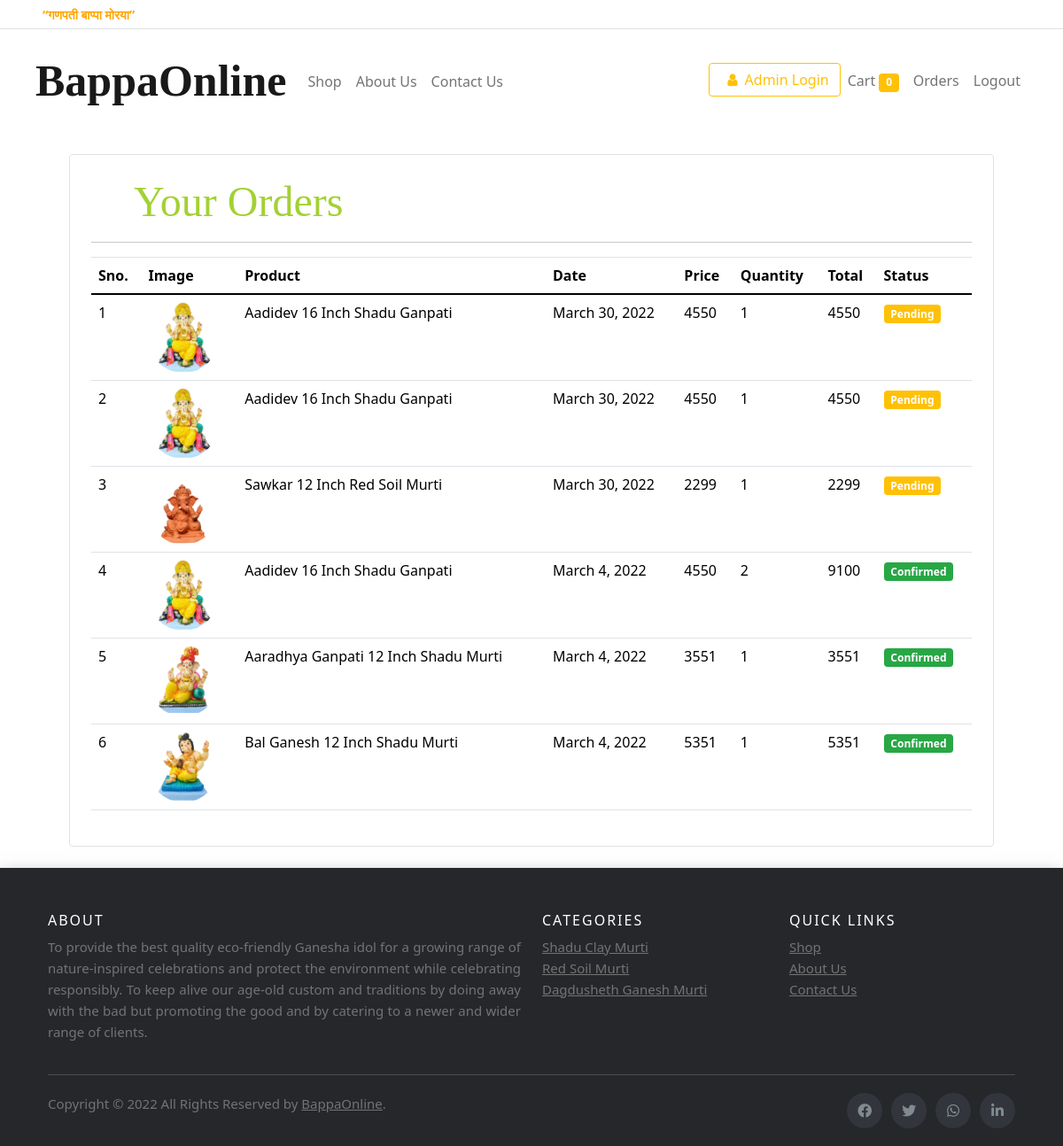
/orders/ (signed in), run on the app's committed database.
### store/models/order.py (models this page shows)
class Order(models.Model):
    product = models.ForeignKey(Product, on_delete=models.CASCADE)
    customer = models.ForeignKey(Customer, on_delete=models.CASCADE)
    quantity = models.IntegerField(default=1)
    price = models.IntegerField(default="0")
    address = models.CharField(max_length=500, default="")
    phone = models.CharField(max_length=15, default="")
    date = models.DateField(default=datetime.datetime.today)
    status = models.BooleanField(default=False)
    def __str__(self):
        return f"{self.customer} - {self.product}"
    @staticmethod
    def get_orders_by_customer(customer_id):
        return Order.objects.filter(customer=customer_id).order_by('-date')

### store/models/product.py (models this page shows, shortened)
class Product(models.Model):
    name = models.CharField(max_length=50,default="")
    size = models.ForeignKey(Size, on_delete=models.CASCADE)
    price = models.IntegerField(default=0,)
    category = models.ForeignKey(Category, on_delete=models.CASCADE)
    features = models.CharField(max_length=122,default="")
    image = models.ImageField(upload_to='uploads/products')
    def __str__(self):
        return self.name

### store/middlewares/auth.py (the view)
    def middleware(request):
        returnUrl = request.META['PATH_INFO']
        if not request.session.get('customer'):
            return redirect('Login')
        response = get_response(request)
        return response

### store/models/customer.py (called while the page is built)
    def __str__(self):
        return f"{self.first_name}  {self.last_name}"

### store/templatetags/custom_filter.py (called while the page is built)
@register.filter(name='multiply')
def multiply(number, number1):
    return number * number1

### store/views/order.py (called while the page is built)
    def get(self, request):
        customer = request.session.get('customer')
        orders = Order.get_orders_by_customer(customer)
        print(orders)
        return render(request, 'order.html', {'orders': orders})

### store/templates/order.html (shortened to what this page needs)
{% extends 'base.html' %}
{% block body %}
{%load cart%}
<div class="container">
    <div class="border rounded p-4 m-4">
        <p class="head-title display-5 pl-4 ml-4">Your Orders</p>
        <hr>
        <table class="table">
            <thead>
                <tr>
                    <th>Sno.</th>
                    <th>Image</th>
                    <th>Product</th>
                    <th>Date</th>
                    <th>Price</th>
                    <th>Quantity</th>
                    <th>Total</th>
                    <th>Status</th>
                </tr>
            </thead>
            <tbody>
                {% for order in orders %}
                <tr>
                    <td>{{forloop.counter}}</td>
                    <td><img style="height: 80px;" class="rounded-circle" src="{{order.product.image.url}}" alt=""></td>
                    <td>{{order.product.name}}</td>
                    <td>{{order.date}}</td>
                    <td>{{order.price}}</td>
                    <td>{{order.quantity}}</td>
                    <td>{{order.quantity|multiply:order.price}}</td>
                    {% if order.status %}
                    <td><small class="badge badge-success">Confirmed</small></td>
                    {%else%}
                    <td><small class="badge badge-warning">Pending</small></td>
                    {% endif %}
                </tr>
                {% endfor %}
            </tbody>
        </table>
    </div>
</div>
{% endblock%}

### store/templates/base.html (shortened to what this page needs)
<!doctype html>
<html lang="en">
<head>
    <link href="https://cdn.jsdelivr.net/npm/bootstrap@5.1.3/dist/css/bootstrap.min.css" rel="stylesheet"
>
    <link href="/docs/5.1/dist/css/bootstrap.min.css" rel="stylesheet"
>
    <link rel="stylesheet" href="https://stackpath.bootstrapcdn.com/bootstrap/4.5.0/css/bootstrap.min.css">
    <link rel="stylesheet" href="https://maxcdn.bootstrapcdn.com/font-awesome/4.7.0/css/font-awesome.min.css">
    <link rel="stylesheet" href="https://cdnjs.cloudflare.com/ajax/libs/font-awesome/5.15.1/css/all.min.css"
/>
    <link rel="stylesheet" href="https://stackpath.bootstrapcdn.com/font-awesome/4.7.0/css/font-awesome.min.css">
    <link rel="stylesheet" href="https://stackpath.bootstrapcdn.com/font-awesome/4.7.0/css/font-awesome.min.css">
    <link href="https://cdn.jsdelivr.net/npm/bootstrap@5.0.2/dist/css/bootstrap.min.css" rel="stylesheet">
</head>
<body>
{% load static%}
<div class="greet-msg py-1 border-bottom nav-bg px-5">
    <small class=" fw-bold">“गणपती बाप्पा मोरया”</small>
</div>
<nav class="navbar navbar-expand-lg navbar-light pb-3 pt-3">
    <div class="container-fluid">
        <a class="navbar-brand" href="/">BappaOnline</a>
        <div class="collapse navbar-collapse" id="navbarSupportedContent">
            <ul class="navbar-nav me-auto mb-2 mb-lg-0">
                <li class="nav-item text-light">
                    <a class="nav-link" aria-current="page" href="/shop">Shop</a>
                </li>
                <li class="nav-item">
                    <a class="nav-link " aria-current="page" href="/about-us">About Us</a>
                </li>
                <li class="nav-item">
                    <a class="nav-link" aria-current="page" href="/contact-us">Contact Us</a>
                </li>
            </ul>
            <ul class="navbar-nav mb-2 mb-lg-0">
                <li class="nav-item">
                    <a href="/admin" class="btn btn-outline-warning" tabindex="-1" role="button"
                       aria-disabled="true"><i class="fa-solid fa fa-user px-2"></i>Admin Login</a>
                </li>
                <li class="nav-item">
                    <a class="nav-link" aria-current="page" href="/cart">Cart
                        <span class="badge badge-warning">{{request.session.cart.keys|length}}</span>
                        <span class="sr-only">(current)</span></a>
                </li>
                {% if request.session.customer %}
                <li class="nav-item">
                    <a class="nav-link" aria-current="page" href="/orders">Orders</a>
                </li>
                <li class="nav-item">
                    <a class="nav-link" aria-current="page" href="/logout">Logout</a>
                </li>
                {% endif %}
            </ul>
        </div>
    </div>
</nav>
{% block body %} {% endblock %}
<footer class="site-footer">
    <div class="container">
        <div class="row">
            <div class="col-sm-12 col-md-6">
                <h6>About</h6>
                <p class="text-justify">To provide the best quality eco-friendly Ganesha idol for a growing range of
                    nature-inspired celebrations and protect the environment while celebrating responsibly. To keep
                    alive our age-old custom and traditions by doing away with the bad but promoting the good and by
                    catering to a newer and wider range of clients.
                </p>
            </div>
            <div class="col-6 col-md-3">
                <h6>Categories</h6>
                <ul class="footer-links ">
                    <li><a href="/shop">Shadu Clay Murti</a></li>
                    <li><a href="/shop">Red Soil Murti</a></li>
                    <li><a href="/shop">Dagdusheth Ganesh Murti</a></li>
                </ul>
            </div>
            <div class="col-6 col-md-3">
                <h6>Quick Links</h6>
                <ul class="footer-links">
                    <li><a href="/shop/">Shop</a></li>
                    <li><a href="/about-us/">About Us</a></li>
                    <li><a href="/contact-us/">Contact Us</a></li>
                </ul>
            </div>
        </div>
        <hr class="small">
    </div>
    <div class="container">
        <div class="row">
            <div class="col-md-8 col-sm-6 col-12">
                <p class="copyright-text">Copyright © 2022 All Rights Reserved by
                    <a href="#">BappaOnline</a>.
                </p>
            </div>
            <div class="col-md-4 col-sm-6 col-12">
                <ul class="social-icons">
                    <li><a class="facebook" href="#"><i class="fab fa-facebook-f"></i></a></li>
                    <li><a class="twitter" href="#"><i class="fab fa-twitter"></i></a></li>
                    <li><a class="dribbble" href="#"><i class="fab fa-whatsapp"></i></a></li>
                    <li><a class="linkedin" href="#"><i class="fab fa-linkedin-in"></i></a></li>
                </ul>
            </div>
        </div>
    </div>
</footer>
</body>
</html>

### data on the page
Order: product.image (picture), product.name "Aadidev 16 Inch Shadu Ganpati", date "March 30, 2022", price "4550", quantity "1", quantity|multiply "4550", status "Pending"
Order: product.image (picture), product.name "Aadidev 16 Inch Shadu Ganpati", date "March 30, 2022", price "4550", quantity "1", quantity|multiply "4550", status "Pending"
Order: product.image (picture), product.name "Sawkar 12 Inch Red Soil Murti", date "March 30, 2022", price "2299", quantity "1", quantity|multiply "2299", status "Pending"
Order: product.image (picture), product.name "Aadidev 16 Inch Shadu Ganpati", date "March 4, 2022", price "4550", quantity "2", quantity|multiply "9100", status "Confirmed"
Order: product.image (picture), product.name "Aaradhya Ganpati 12 Inch Shadu Murti", date "March 4, 2022", price "3551", quantity "1", quantity|multiply "3551", status "Confirmed"
Order: product.image (picture), product.name "Bal Ganesh 12 Inch Shadu Murti", date "March 4, 2022", price "5351", quantity "1", quantity|multiply "5351", status "Confirmed"

### other printed values
{{ request.session.cart.keys|length }} "0"
